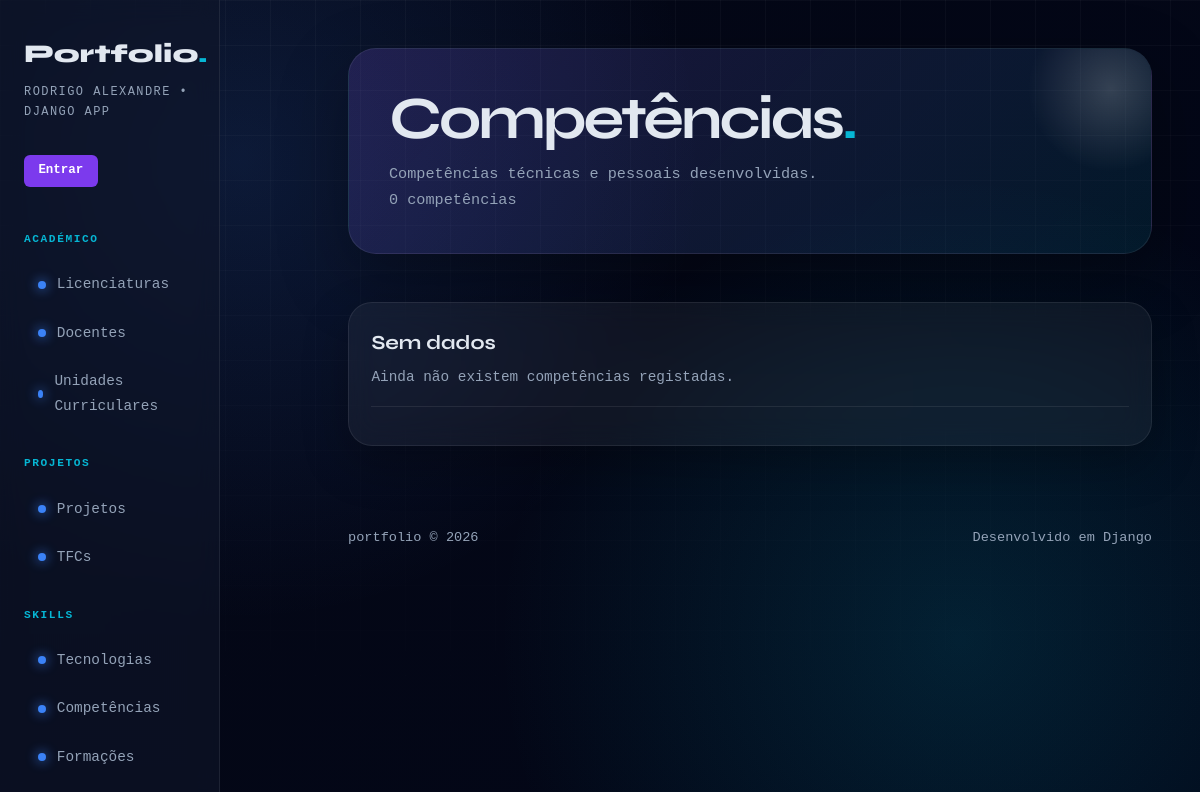
The page /portfolio/competencias/ on the database as committed earlier.
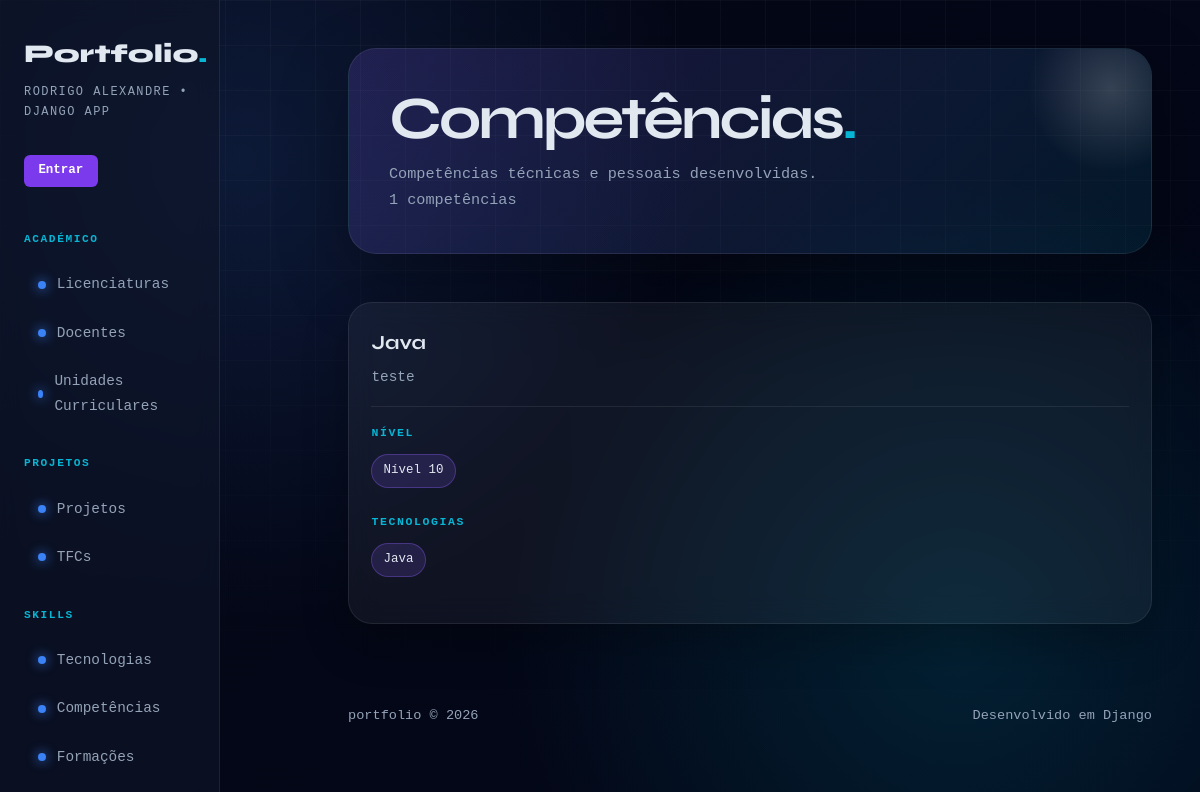
The same page on the database as committed later.
### portfolio/models.py (models this page shows, shortened)
class Competencia(models.Model):
    nome = models.CharField(max_length=100)
    tipo = models.CharField(max_length=50)
    nivel = models.IntegerField()
    descricao = models.TextField(blank=True)
    tecnologias = models.ManyToManyField(
        Tecnologia, blank=True, related_name="competencias"
    )
    class Meta:
        verbose_name_plural = "Competências"

class Tecnologia(models.Model):
    nome = models.CharField(max_length=100)
    descricao = models.TextField(blank=True)
    categoria = models.CharField(max_length=100)
    logo = models.ImageField(upload_to="tecnologias/", blank=True, null=True)
    url = models.URLField(blank=True)
    interesse = models.IntegerField(null=True, blank=True)
    class Meta:
        verbose_name_plural = "Tecnologias"

### portfolio/views.py (the view)
# urls.py: path('competencias/', views.competencias_view, name='competencias'),
def competencias_view(request):
    competencias = Competencia.objects.prefetch_related('tecnologias').all()
    return render(request, 'portfolio/competencias.html', {'competencias': competencias})

### accounts/templatetags/auth_extras.py (called while the page is built)
@register.filter
def in_group(user, group_name):
    if not user.is_authenticated:
        return False
    return user.groups.filter(name=group_name).exists()

### portfolio/templates/portfolio/competencias.html (shortened to what this page needs)
{% extends "portfolio/base.html" %}
{% load auth_extras %}
{% block content %}
<div class="page-header">
    <div>
        <h2>Competências<span>.</span></h2>
        <p>Competências técnicas e pessoais desenvolvidas.</p>
    </div>
    <span class="page-count">{{ competencias|length }} competências</span>
</div>
<section class="grid">
    {% for comp in competencias %}
    <article class="card">
        <header>
            <h3>{{ comp.nome }}</h3>
            <p>{{ comp.tipo }}</p>
        </header>
        <section>
            <h4>Nível</h4>
            <p><span class="badge">Nível {{ comp.nivel }}</span></p>
            <br>
            <h4>Tecnologias</h4>
            <ul class="tag-list">
                {% for tec in comp.tecnologias.all %}
                    <li>{{ tec.nome }}</li>
                {% empty %}
                    <li>Sem tecnologias</li>
                {% endfor %}
            </ul>
            <br>
        </section>
    </article>
    {% empty %}
    <article class="card">
        <header>
            <h3>Sem dados</h3>
            <p>Ainda não existem competências registadas.</p>
        </header>
    </article>
    {% endfor %}
</section>
{% endblock %}

Rows that differ between the two databases and show on the page:
added Competencia: nome "Java", tipo "teste", nivel "10"
now on this page (row edited): Tecnologia: nome "Java"
Other text that changed with them:
{{ competencias|length }}: "0" → "1"
text no longer shown: "Sem dados Ainda não existem competências registadas."
